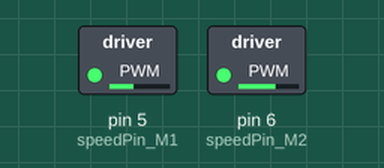
The sketch below on a simulated Arduino Uno, built with avr-gcc and run on an emulated ATmega328P. Shown: switched loads named in the sketch (green lamp = pin HIGH).

Above: at 0.1 s.
Timing chart, 0 to 1.6 s (numbered marks = the images above):
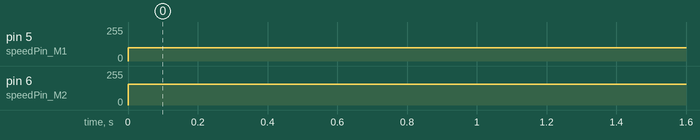

The sketch:

dfrobottest.ino
```cpp
int speedPin_M1 = 5;     //M1 Speed Control
int speedPin_M2 = 6;     //M2 Speed Control
int directionPin_M1 = 4;     //M1 Direction Control
int directionPin_M2 = 7;     //M1 Direction Control

void setup() {
  // put your setup code here, to run once:

}

void loop() {
  // put your main code here, to run repeatedly:
  carAdvance(100,100);
}
void carAdvance(int left,int right){
  analogWrite(speedPin_M2,-left);
    analogWrite(speedPin_M1,right);
   //digitalWrite(directionPin_M1,LOW);
  //digitalWrite(directionPin_M2,LOW);


}
```

Measured:
- by itself, pin 5 (speedPin_M1): 0/255 → 100/255 at 0.00 s
- by itself, pin 6 (speedPin_M2): 0/255 → 156/255 at 0.00 s
